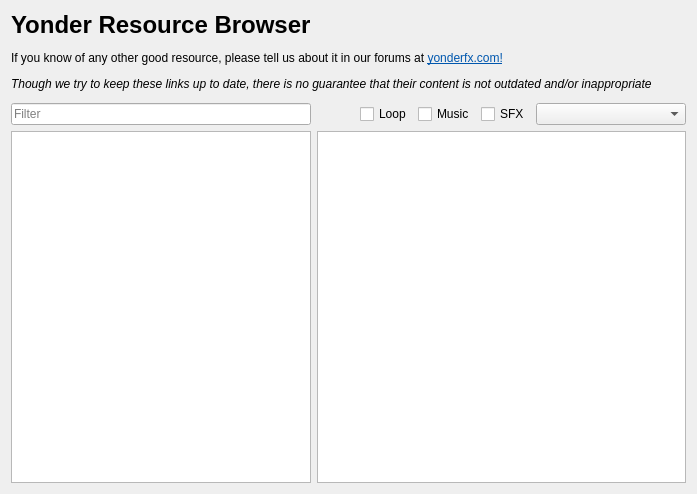
<?xml version="1.0" encoding="UTF-8"?>
<ui version="4.0">
 <class>ResourceBrowser</class>
 <widget class="QDialog" name="ResourceBrowser">
  <property name="geometry">
   <rect>
    <x>0</x>
    <y>0</y>
    <width>697</width>
    <height>494</height>
   </rect>
  </property>
  <property name="windowTitle">
   <string>Resource Browser</string>
  </property>
  <layout class="QHBoxLayout" name="horizontalLayout_2">
   <item>
    <layout class="QVBoxLayout" name="verticalLayout">
     <item>
      <widget class="QLabel" name="intro_label">
       <property name="text">
        <string>&lt;html&gt;&lt;head/&gt;&lt;body&gt;&lt;p&gt;&lt;span style=&quot; font-size:xx-large; font-weight:600;&quot;&gt;Yonder Resource Browser&lt;/span&gt;&lt;/p&gt;&lt;p&gt;If you know of any other good resource, please tell us about it in our forums at &lt;a href=&quot;http://yonderfx.com/forums/&quot;&gt;&lt;span style=&quot; text-decoration: underline; color:#0057ae;&quot;&gt;yonderfx.com!&lt;/span&gt;&lt;/a&gt;&lt;/p&gt;&lt;p&gt;&lt;span style=&quot; font-style:italic;&quot;&gt;Though we try to keep these links up to date, there is no guarantee that their content is not outdated and/or inappropriate&lt;/span&gt;&lt;/p&gt;&lt;/body&gt;&lt;/html&gt;</string>
       </property>
      </widget>
     </item>
     <item>
      <widget class="Line" name="line"/>
     </item>
     <item>
      <layout class="QHBoxLayout" name="horizontalLayout">
       <item>
        <widget class="QLineEditFilter" name="lineedit_search">
         <property name="minimumSize">
          <size>
           <width>300</width>
           <height>0</height>
          </size>
         </property>
         <property name="maximumSize">
          <size>
           <width>300</width>
           <height>16777215</height>
          </size>
         </property>
         <property name="placeholderText">
          <string>Filter</string>
         </property>
        </widget>
       </item>
       <item>
        <spacer name="horizontalSpacer">
         <property name="orientation">
          <enum>Qt::Horizontal</enum>
         </property>
         <property name="sizeHint" stdset="0">
          <size>
           <width>40</width>
           <height>20</height>
          </size>
         </property>
        </spacer>
       </item>
       <item>
        <widget class="QCheckBox" name="checkbox_loop">
         <property name="enabled">
          <bool>true</bool>
         </property>
         <property name="text">
          <string>Loop</string>
         </property>
         <property name="tristate">
          <bool>true</bool>
         </property>
        </widget>
       </item>
       <item>
        <widget class="QCheckBox" name="checkbox_music">
         <property name="text">
          <string>Music</string>
         </property>
         <property name="tristate">
          <bool>true</bool>
         </property>
        </widget>
       </item>
       <item>
        <widget class="QCheckBox" name="checkbox_sfx">
         <property name="text">
          <string>SFX</string>
         </property>
         <property name="tristate">
          <bool>true</bool>
         </property>
        </widget>
       </item>
       <item>
        <widget class="QComboBox" name="combobox_license">
         <property name="sizeAdjustPolicy">
          <enum>QComboBox::AdjustToContents</enum>
         </property>
         <property name="minimumContentsLength">
          <number>15</number>
         </property>
        </widget>
       </item>
      </layout>
     </item>
     <item>
      <layout class="QHBoxLayout" name="horizontalLayout_3">
       <item>
        <widget class="QListView" name="resource_view">
         <property name="maximumSize">
          <size>
           <width>300</width>
           <height>16777215</height>
          </size>
         </property>
         <property name="editTriggers">
          <set>QAbstractItemView::NoEditTriggers</set>
         </property>
         <property name="showDropIndicator" stdset="0">
          <bool>false</bool>
         </property>
        </widget>
       </item>
       <item>
        <widget class="QTextBrowser" name="resource_data_view">
         <property name="openExternalLinks">
          <bool>true</bool>
         </property>
         <property name="openLinks">
          <bool>false</bool>
         </property>
        </widget>
       </item>
      </layout>
     </item>
    </layout>
   </item>
  </layout>
 </widget>
 <customwidgets>
  <customwidget>
   <class>QLineEditFilter</class>
   <extends>QLineEdit</extends>
   <header>view/qlineeditfilter.h</header>
  </customwidget>
 </customwidgets>
 <tabstops>
  <tabstop>lineedit_search</tabstop>
  <tabstop>resource_view</tabstop>
  <tabstop>checkbox_loop</tabstop>
  <tabstop>checkbox_music</tabstop>
  <tabstop>checkbox_sfx</tabstop>
  <tabstop>combobox_license</tabstop>
  <tabstop>resource_data_view</tabstop>
 </tabstops>
 <resources/>
 <connections/>
</ui>
